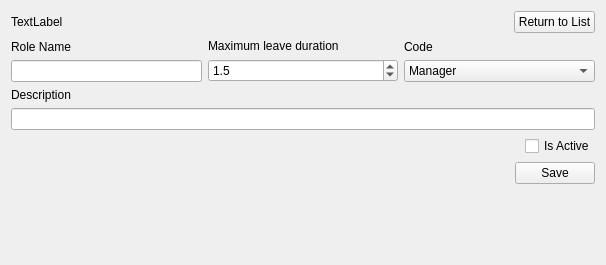
<?xml version="1.0" encoding="UTF-8"?>
<ui version="4.0">
 <class>RoleForm</class>
 <widget class="QWidget" name="RoleForm">
  <property name="geometry">
   <rect>
    <x>0</x>
    <y>0</y>
    <width>606</width>
    <height>265</height>
   </rect>
  </property>
  <property name="windowTitle">
   <string>Form</string>
  </property>
  <layout class="QVBoxLayout" name="verticalLayout_2">
   <item>
    <layout class="QHBoxLayout" name="horizontalLayout">
     <item>
      <widget class="QLabel" name="lblTitle">
       <property name="text">
        <string>TextLabel</string>
       </property>
      </widget>
     </item>
     <item>
      <spacer name="horizontalSpacer">
       <property name="orientation">
        <enum>Qt::Horizontal</enum>
       </property>
       <property name="sizeHint" stdset="0">
        <size>
         <width>40</width>
         <height>20</height>
        </size>
       </property>
      </spacer>
     </item>
     <item>
      <widget class="QPushButton" name="btnReturn">
       <property name="text">
        <string>Return to List</string>
       </property>
      </widget>
     </item>
    </layout>
   </item>
   <item>
    <layout class="QVBoxLayout" name="verticalLayout">
     <item>
      <layout class="QHBoxLayout" name="horizontalLayout_3">
       <item>
        <layout class="QVBoxLayout" name="verticalLayout_4">
         <item>
          <widget class="QLabel" name="label_2">
           <property name="text">
            <string>Role Name</string>
           </property>
          </widget>
         </item>
         <item>
          <widget class="QLineEdit" name="txtRoleName">
           <property name="sizePolicy">
            <sizepolicy hsizetype="Minimum" vsizetype="Fixed">
             <horstretch>0</horstretch>
             <verstretch>0</verstretch>
            </sizepolicy>
           </property>
          </widget>
         </item>
        </layout>
       </item>
       <item>
        <layout class="QVBoxLayout" name="verticalLayout_6">
         <item>
          <widget class="QLabel" name="label_3">
           <property name="text">
            <string>Maximum leave duration</string>
           </property>
          </widget>
         </item>
         <item>
          <widget class="QDoubleSpinBox" name="dsbMaxDuration">
           <property name="decimals">
            <number>1</number>
           </property>
           <property name="minimum">
            <double>0.500000000000000</double>
           </property>
           <property name="maximum">
            <double>18.000000000000000</double>
           </property>
           <property name="singleStep">
            <double>0.500000000000000</double>
           </property>
           <property name="stepType">
            <enum>QAbstractSpinBox::AdaptiveDecimalStepType</enum>
           </property>
           <property name="value">
            <double>1.500000000000000</double>
           </property>
          </widget>
         </item>
        </layout>
       </item>
       <item>
        <layout class="QVBoxLayout" name="verticalLayout_5">
         <item>
          <widget class="QLabel" name="label_4">
           <property name="text">
            <string>Code</string>
           </property>
          </widget>
         </item>
         <item>
          <widget class="QComboBox" name="drdCode">
           <item>
            <property name="text">
             <string>Manager</string>
            </property>
           </item>
           <item>
            <property name="text">
             <string>Employee</string>
            </property>
           </item>
           <item>
            <property name="text">
             <string>Part-timer</string>
            </property>
           </item>
           <item>
            <property name="text">
             <string>Freelancer</string>
            </property>
           </item>
           <item>
            <property name="text">
             <string>Internship</string>
            </property>
           </item>
          </widget>
         </item>
        </layout>
       </item>
      </layout>
     </item>
     <item>
      <layout class="QVBoxLayout" name="verticalLayout_3">
       <item>
        <widget class="QLabel" name="label_5">
         <property name="text">
          <string>Description</string>
         </property>
        </widget>
       </item>
       <item>
        <widget class="QLineEdit" name="txtDescription"/>
       </item>
      </layout>
     </item>
    </layout>
   </item>
   <item>
    <layout class="QHBoxLayout" name="horizontalLayout_2">
     <item>
      <spacer name="horizontalSpacer_3">
       <property name="orientation">
        <enum>Qt::Horizontal</enum>
       </property>
       <property name="sizeHint" stdset="0">
        <size>
         <width>40</width>
         <height>20</height>
        </size>
       </property>
      </spacer>
     </item>
     <item>
      <widget class="QCheckBox" name="cbxActive">
       <property name="text">
        <string>Is Active</string>
       </property>
      </widget>
     </item>
    </layout>
   </item>
   <item>
    <layout class="QHBoxLayout" name="horizontalLayout_4">
     <item>
      <spacer name="horizontalSpacer_2">
       <property name="orientation">
        <enum>Qt::Horizontal</enum>
       </property>
       <property name="sizeHint" stdset="0">
        <size>
         <width>40</width>
         <height>20</height>
        </size>
       </property>
      </spacer>
     </item>
     <item>
      <widget class="QPushButton" name="btnSave">
       <property name="text">
        <string>Save</string>
       </property>
      </widget>
     </item>
    </layout>
   </item>
   <item>
    <spacer name="verticalSpacer">
     <property name="orientation">
      <enum>Qt::Vertical</enum>
     </property>
     <property name="sizeHint" stdset="0">
      <size>
       <width>20</width>
       <height>40</height>
      </size>
     </property>
    </spacer>
   </item>
  </layout>
 </widget>
 <resources/>
 <connections/>
</ui>
